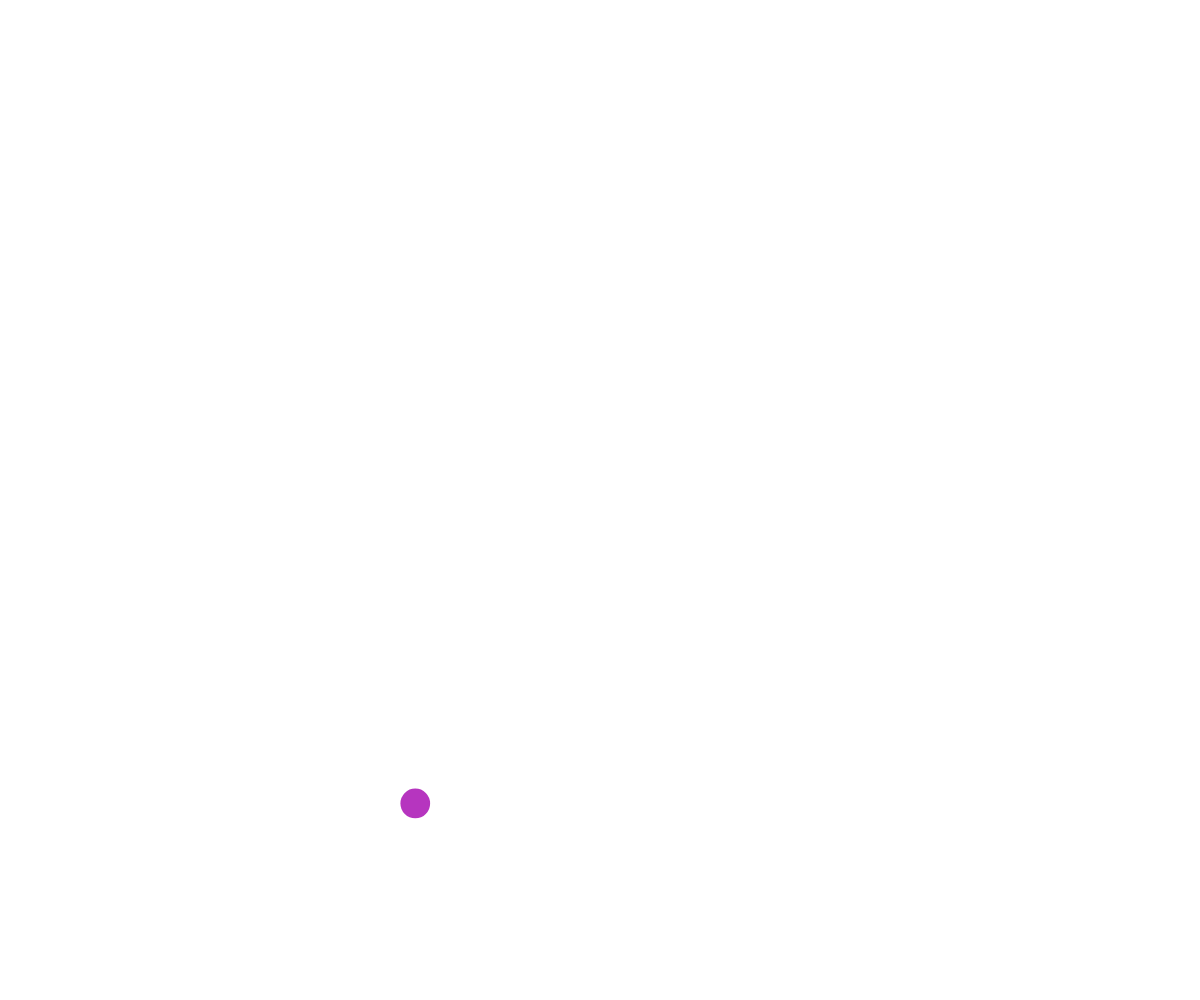
Frame 1 (no input)
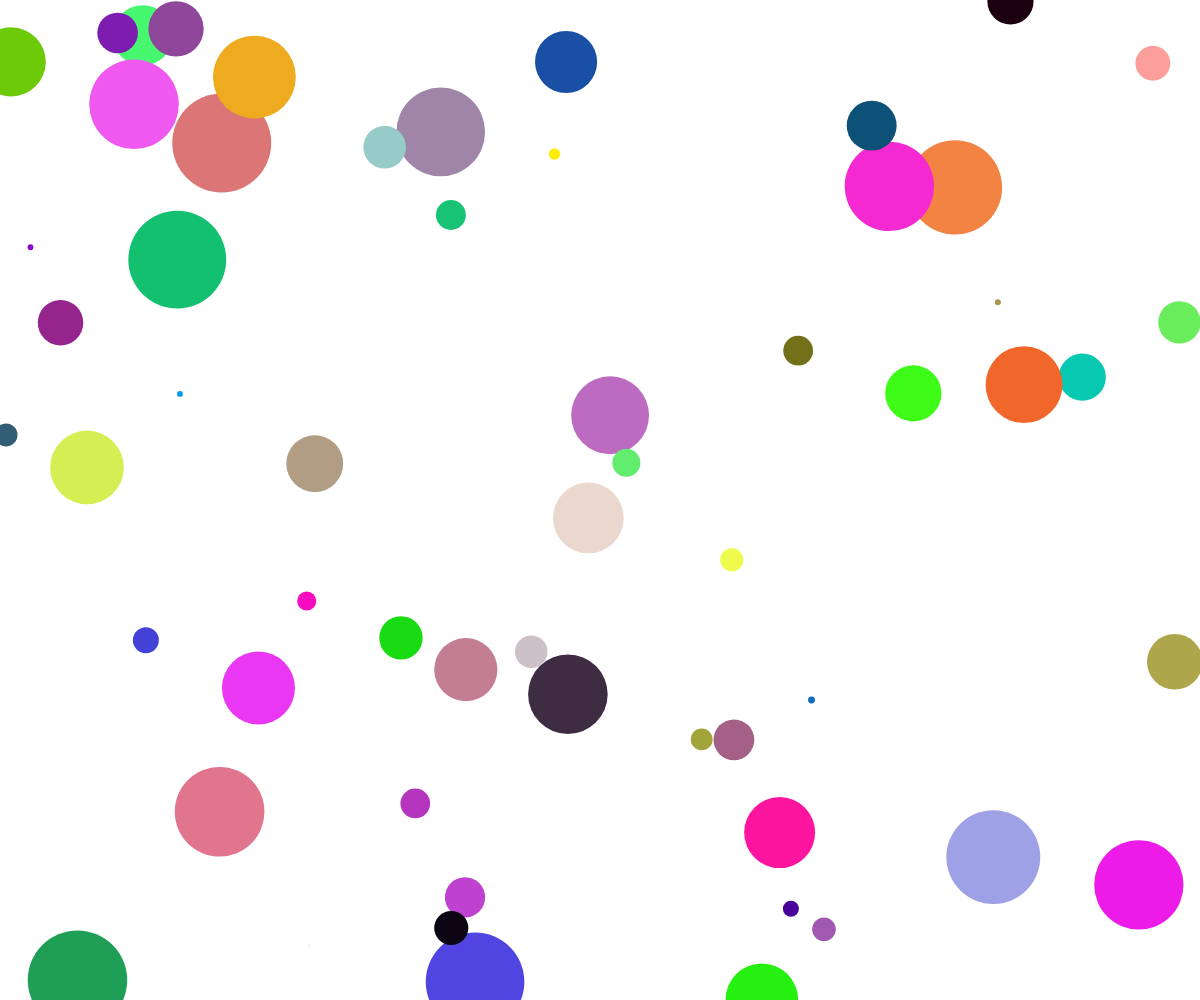
Frame 60 (no input)
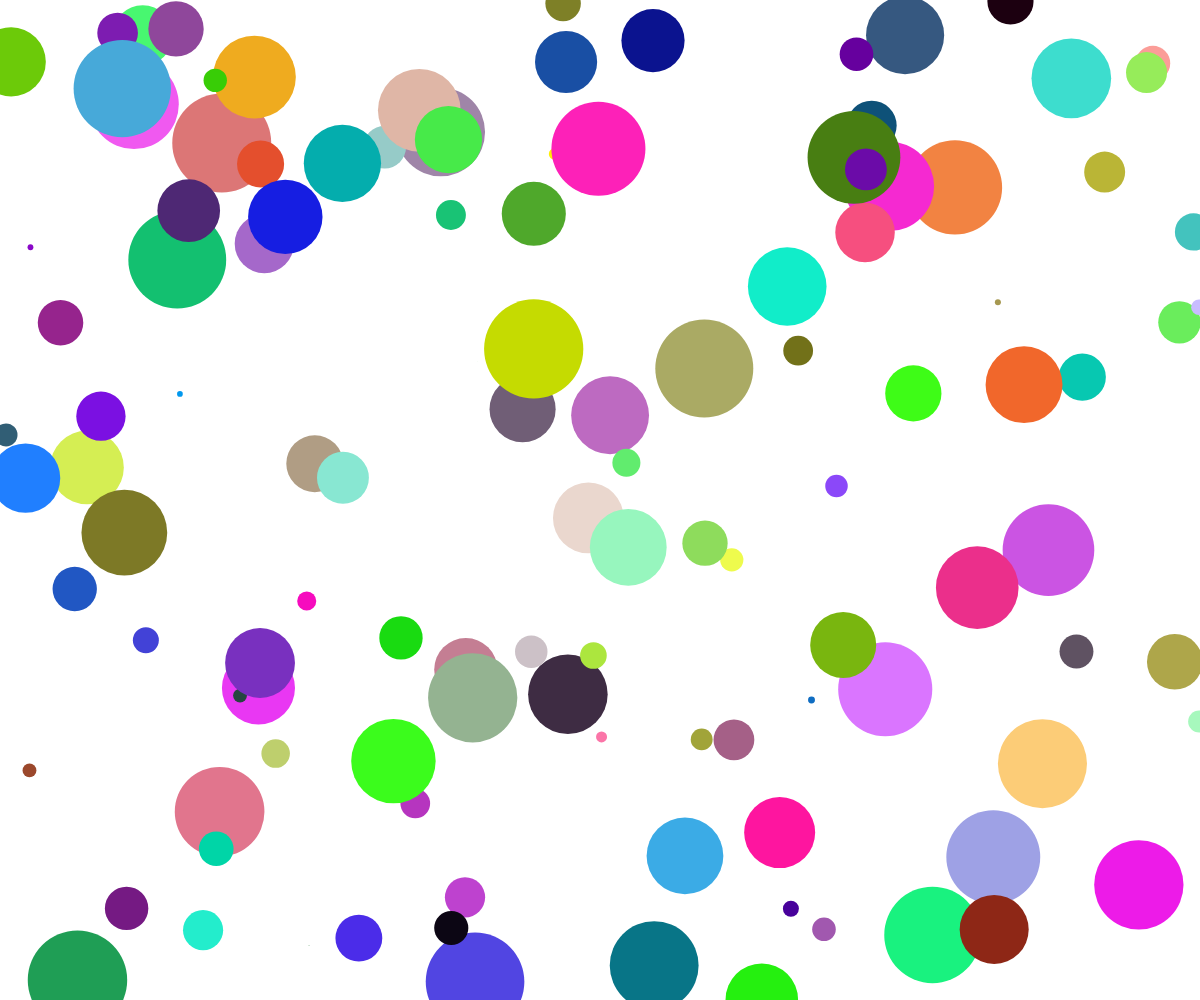
Frame 120 (the mouse pressed at the canvas centre since frame 60)

The p5.js sketch that drew these frames (run headless with seeded random() and noise() and a simulated clock; from frame 60 on, the mouse is pressed at the canvas centre):

// p5.js sketch
// ── sketch.js
// Project Title
// Your Name
// Date
//
// Extra for Experts:
// - describe what you did to take this project "above and beyond"


async function setup() {
  createCanvas(windowWidth, windowHeight);
  noStroke();
}

function draw() {
  // background(220);
  fill(random(255), random(255), random(255));
  circle(random(0, width), random(0,height), random(0,100));
 


}
